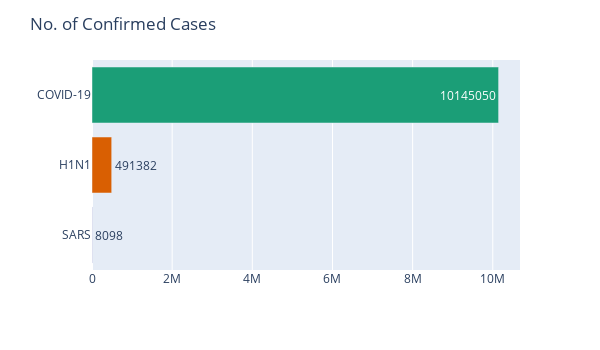

The notebook cell this image was saved under:
### Markdown cell above
## Confirmed Cases

### Code cell
plot_hbar('Confirmed', "No. of Confirmed Cases")

### Figure 1 — Plotly figure (JSON) as saved in the notebook; plotly's stock layout.template omitted (floating-point values rounded to 4 significant figures)
{"data": [{"alignmentgroup": "True", "hovertemplate": "Epidemic=%{y}<br>Confirmed=%{text}<extra></extra>", "legendgroup": "COVID-19", "marker": {"color": "rgb(27,158,119)"}, "name": "COVID-19", "offsetgroup": "COVID-19", "orientation": "h", "showlegend": true, "text": [10145050], "textposition": "auto", "type": "bar", "x": [10145050], "xaxis": "x", "y": ["COVID-19"], "yaxis": "y"}, {"alignmentgroup": "True", "hovertemplate": "Epidemic=%{y}<br>Confirmed=%{text}<extra></extra>", "legendgroup": "H1N1", "marker": {"color": "rgb(217,95,2)"}, "name": "H1N1", "offsetgroup": "H1N1", "orientation": "h", "showlegend": true, "text": [491382], "textposition": "auto", "type": "bar", "x": [491382], "xaxis": "x", "y": ["H1N1"], "yaxis": "y"}, {"alignmentgroup": "True", "hovertemplate": "Epidemic=%{y}<br>Confirmed=%{text}<extra></extra>", "legendgroup": "SARS", "marker": {"color": "rgb(117,112,179)"}, "name": "SARS", "offsetgroup": "SARS", "orientation": "h", "showlegend": true, "text": [8098], "textposition": "auto", "type": "bar", "x": [8098], "xaxis": "x", "y": ["SARS"], "yaxis": "y"}], "layout": {"barmode": "relative", "height": 350, "legend": {"title": {"text": "Epidemic"}, "tracegroupgap": 0}, "margin": {"t": 60}, "showlegend": false, "title": {"text": "No. of Confirmed Cases"}, "uniformtext": {"minsize": 8, "mode": "hide"}, "width": 600, "xaxis": {"anchor": "y", "domain": [0, 1], "title": {"text": ""}}, "yaxis": {"anchor": "x", "categoryarray": ["SARS", "H1N1", "COVID-19"], "categoryorder": "array", "domain": [0, 1], "title": {"text": ""}}}}
